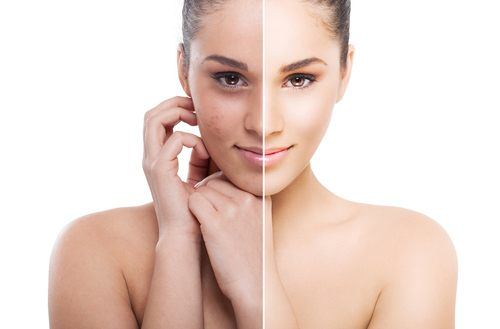
#> input picture img.jpg, 500 x 329 px
$ python LBP.py
#> lines starting #> are read from the running program, lines starting #| are printed output that depends on the picture
import numpy as np
import cv2 as cv
import matplotlib.pyplot as plt

def lbp(image,x,y,P,R):
    sum=0
    if(P==8):
        temp = np.zeros((3,3),int)
        temp[1][1] =  image[x][y]
        if(temp[1][1] <= image[x-R][y+R]):
            temp[0][2] = 1
        else:
            temp[0][2] = 0
        if(temp[1][1] <= image[x][y+R]):
            temp[1][2] = 1
        else:
            temp[1][2] = 0
        if(temp[1][1] <= image[x+R][y+R]):
            temp[2][2] = 1
        else:
            temp[2][2] = 0
        if(temp[1][1] <= image[x+R][y]):
            temp[2][1] = 1
        else:
            temp[2][1] = 0
        if(temp[1][1] <= image[x+R][y-R]):
            temp[2][0] = 1
        else:
            temp[2][0] = 0
        if(temp[1][1] <= image[x][y-R]):
            temp[1][0] = 1
        else:
            temp[1][0] = 0
        if(temp[1][1] <= image[x-R][y-R]):
            temp[0][0] = 1
        else:
            temp[0][0] = 0
        if(temp[1][1] <= image[x-R][y]):
            temp[0][1] = 1
        else:
            temp[0][1] = 0
    #NOWTOCALCULATESUM
        if(temp[0][2] == 1):
            sum = sum + temp[0][2]*(2^7)
        if(temp[1][2] == 1):
            sum = sum + temp[1][2]*(2^6)
        if(temp[2][2] == 1):
            sum = sum + temp[2][2]*(2^5)
        if(temp[2][1] == 1):
            sum = sum + temp[2][1]*(2^4)
        if(temp[2][0] == 1):
            sum = sum + temp[2][0]*(2^3)
        if(temp[1][0] == 1):
            sum = sum + temp[1][0]*(2^2)
        if(temp[0][0] == 1):
            sum = sum + temp[0][0]*(2^1)
        if(temp[0][1] == 1):
            sum = sum + 1
    return sum

image = cv.imread("img.jpg",2)
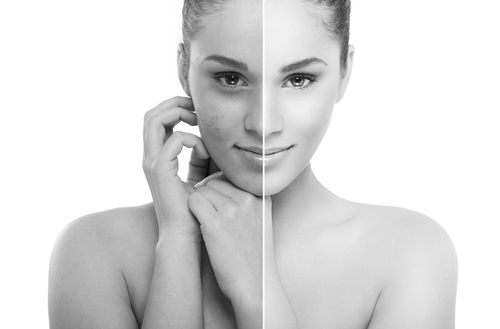
#> image: shape (329, 500); min 5, max 255, mean 219.5
newimage = image
col,row = image.shape
#> col = 329; row = 500
for i in range(1,col-1):
    for j in range(1,row-1):
       newimage[i][j] = lbp(image,i,j,8,1)
       if(newimage[i][j] < 100):
           newimage[i][j] = newimage[i][j] + 60
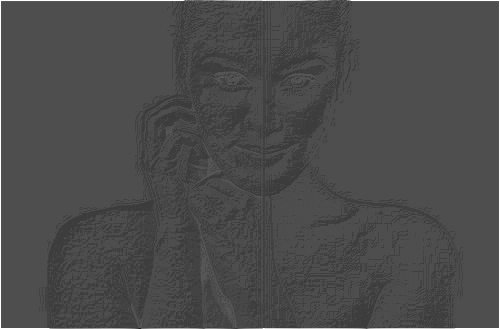
#> image: shape (329, 500); min 32, max 255, mean 75.8

cv.imshow('',newimage)
cv.waitKey(0)
cv.destroyAllWindows()
